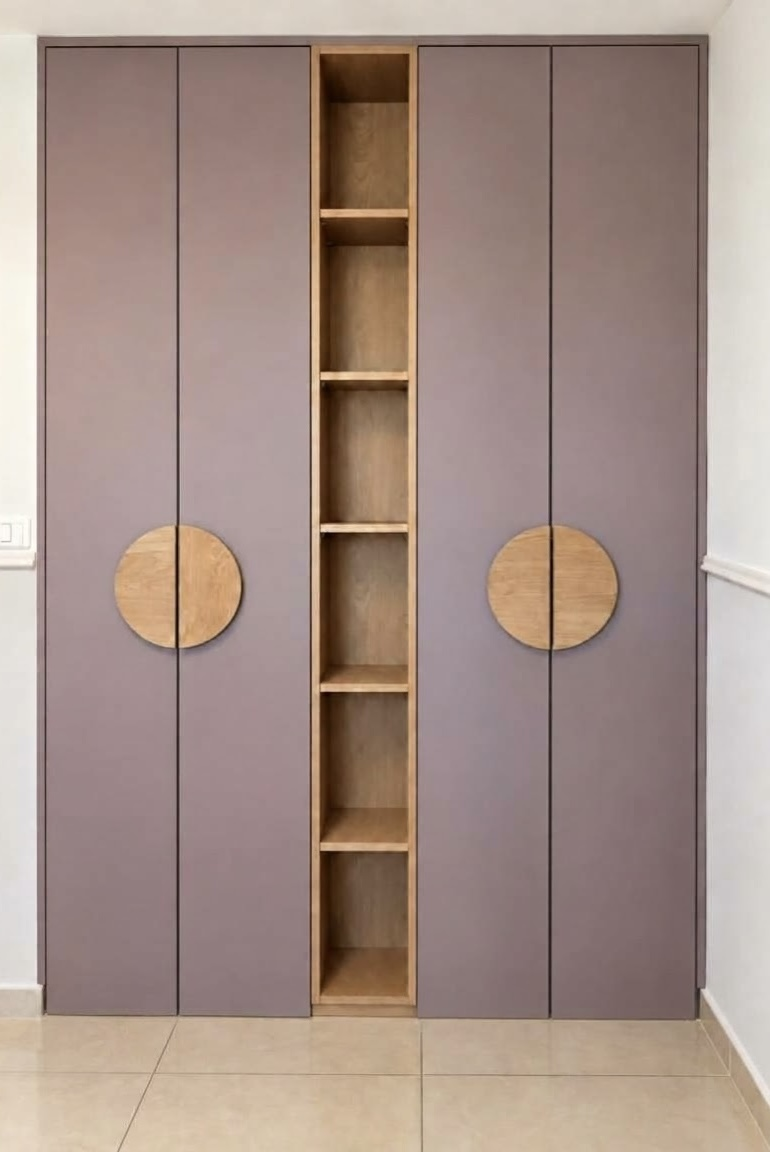
#> input picture projects/2026-10-whole-home/input/02_mauve_closet_round_handles.jpg, 770 x 1152 px, found by its file name; its folder holds 5 pictures in this run; the run also reads 1 picture not shown here
$ python assets.py
#> lines starting #> are read from the running program, lines starting #| are printed output that depends on the picture
"""Reel stills as PNG (no re-encode loss) + bloom layers from each photo's REAL bright pixels."""
import cv2, numpy as np
A = "reel/assets/"
for src, dst in (("02_mauve_closet_round_handles", "mauve"), ("06_grey_closet_round_handle", "grey"), ("01_tv_wall_lit", "tv")):
    cv2.imwrite(A + dst + ".png", cv2.imread(f"input/{src}.jpg"))
def bloom(img, out, thr=200, warm=True, sig=22):
#> called with out = 'reel/assets/tv_bloom.jpg', thr = 150, warm = True, sig = 22
    f = img.astype(np.float32); lum = f.mean(2)
#> after `f = img.astype(np.float32)`:
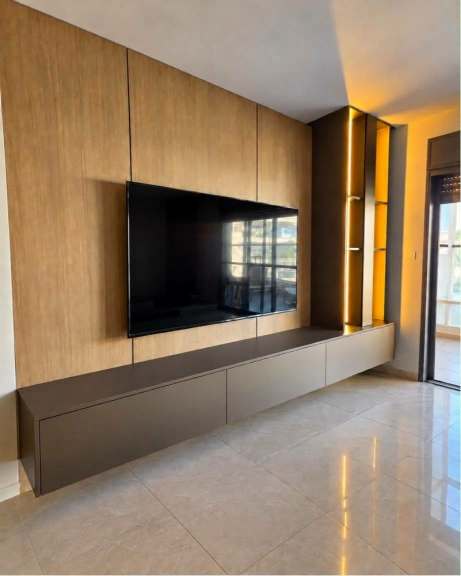
#> f: shape (1152, 922, 3) float32 (shown at 1/2 size); mean B, G, R 101, 124.4, 146.1
#> after `lum = f.mean(2)`:
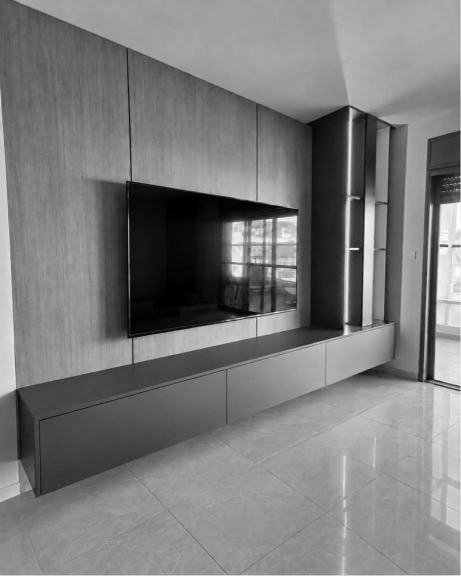
#> lum: shape (1152, 922) float32 (shown at 1/2 size); min 0, max 254.3, mean 123.8
    m = np.clip((lum - thr) / (255 - thr), 0, 1)
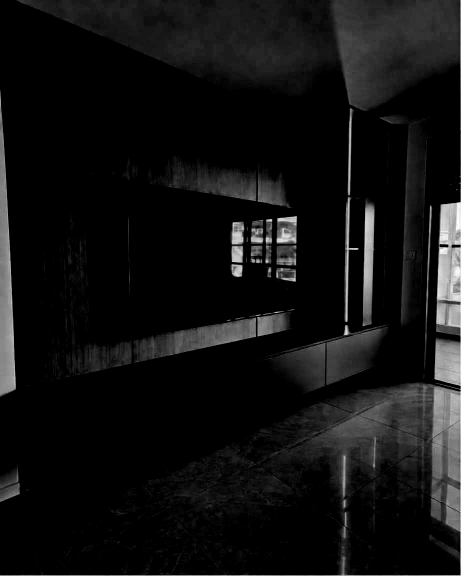
#> m: shape (1152, 922) float32 (shown at 1/2 size); min 0, max 0.994, mean 0.0693
    if warm: m *= np.clip((f[..., 2] - f[..., 0]) / 60.0, 0, 1)      # only the warm LED light, not white walls
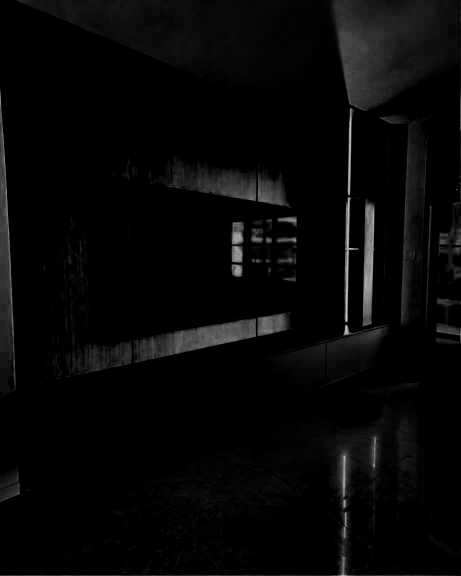
#> m: shape (1152, 922) float32 (shown at 1/2 size); min 0, max 0.79, mean 0.0286
    b = cv2.GaussianBlur(f * m[..., None], (0, 0), sig) * 1.6
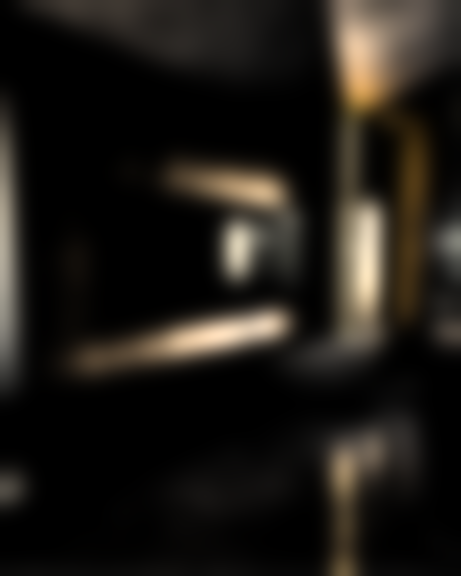
#> b: shape (1152, 922, 3) float32 (shown at 1/2 size); mean B, G, R 6.9, 8.5, 9.6; drawn with min black and max white
    cv2.imwrite(out, np.clip(b, 0, 255).astype(np.uint8), [cv2.IMWRITE_JPEG_QUALITY, 92])
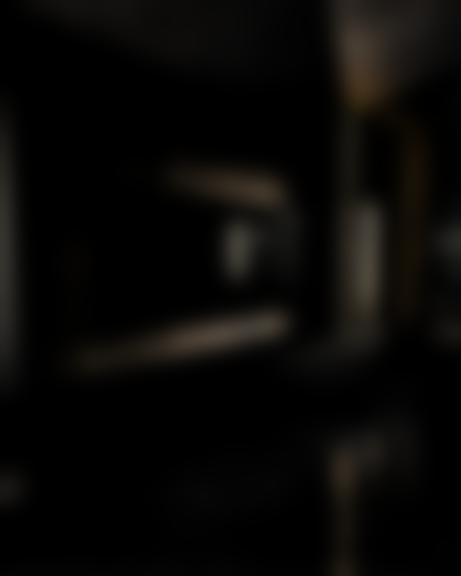
#> saved as tv_bloom.jpg: shape (1152, 922, 3) (shown at 1/2 size); mean B, G, R 6.5, 8.1, 9.2
bloom(cv2.imread("input/01_tv_wall_lit.jpg"), A + "tv_bloom.jpg", thr=150)
